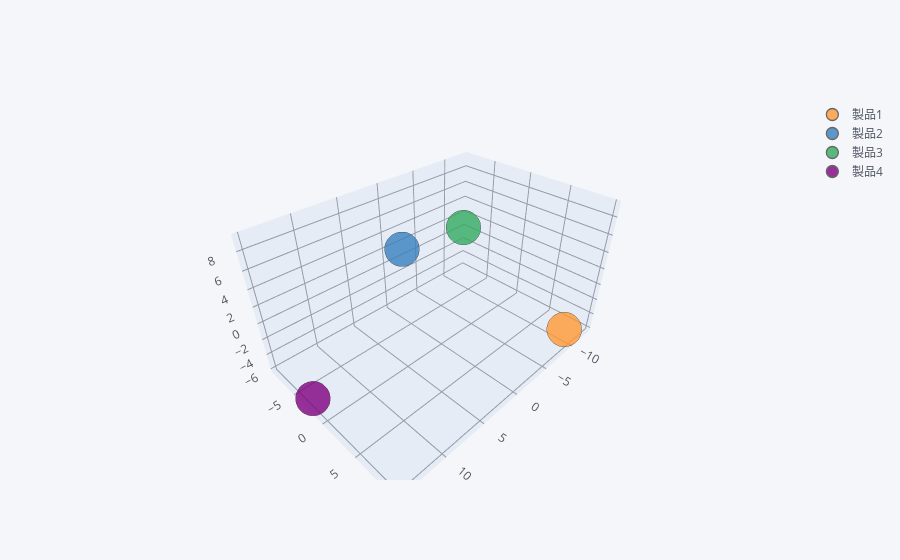

Notebook cell for this chart:
### Markdown cell above
### 設計方針ベクトルの可視化

### Code cell
df0 = pd.DataFrame(data=design_policy[:,3,:],index=['製品1', '製品2', '製品3', '製品4'],columns=["Fm{}".format(x + 1) for x in range(n_fm)])
# import seaborn as sns
# sns.pairplot(df0)

# 主成分分析の実行
pca = PCA(n_components=3)
x = pca.fit_transform(df0.values)   # PCAで次元圧縮
embed3 = pd.DataFrame(x,index=['製品1', '製品2', '製品3', '製品4']) # 可視化のためにデータフレームに変換
embed3["label"] = ['製品1', '製品2', '製品3', '製品4']              
# embed3  # データフレームの先頭を表示

import cufflinks as cf
cf.go_offline()
cf.set_config_file(offline=False, world_readable=True)
embed3.iplot(kind="scatter3d", x=0,y=1,z=2, categories="label")

### Figure 1 — Plotly figure (JSON) as saved in the notebook; plotly's stock layout.template omitted (floating-point values rounded to 4 significant figures)
{"data": [{"marker": {"color": "rgba(255, 153, 51, 1.0)", "line": {"width": 1.3}, "opacity": 0.8, "size": 12, "symbol": "circle"}, "mode": "markers", "name": "製品1", "textfont": {"color": "#4D5663"}, "type": "scatter3d", "x": [-8.388], "y": [9.905], "z": [-3.395]}, {"marker": {"color": "rgba(55, 128, 191, 1.0)", "line": {"width": 1.3}, "opacity": 0.8, "size": 12, "symbol": "circle"}, "mode": "markers", "name": "製品2", "textfont": {"color": "#4D5663"}, "type": "scatter3d", "x": [6.572], "y": [1.866], "z": [9.237]}, {"marker": {"color": "rgba(50, 171, 96, 1.0)", "line": {"width": 1.3}, "opacity": 0.8, "size": 12, "symbol": "circle"}, "mode": "markers", "name": "製品3", "textfont": {"color": "#4D5663"}, "type": "scatter3d", "x": [-12.88], "y": [-8.842], "z": [0.1219]}, {"marker": {"color": "rgba(128, 0, 128, 1.0)", "line": {"width": 1.3}, "opacity": 0.8, "size": 12, "symbol": "circle"}, "mode": "markers", "name": "製品4", "textfont": {"color": "#4D5663"}, "type": "scatter3d", "x": [14.69], "y": [-2.929], "z": [-5.964]}], "layout": {"legend": {"bgcolor": "#F5F6F9", "font": {"color": "#4D5663"}}, "paper_bgcolor": "#F5F6F9", "plot_bgcolor": "#F5F6F9", "scene": {"xaxis": {"gridcolor": "#9499A3", "showgrid": true, "tickfont": {"color": "#4D5663"}, "title": {"font": {"color": "#4D5663"}, "text": ""}, "zerolinecolor": "#9499A3"}, "yaxis": {"gridcolor": "#9499A3", "showgrid": true, "tickfont": {"color": "#4D5663"}, "title": {"font": {"color": "#4D5663"}, "text": ""}, "zerolinecolor": "#9499A3"}, "zaxis": {"gridcolor": "#9499A3", "showgrid": true, "tickfont": {"color": "#4D5663"}, "title": {"font": {"color": "#4D5663"}, "text": ""}, "zerolinecolor": "#9499A3"}}, "title": {"font": {"color": "#4D5663"}}}}
